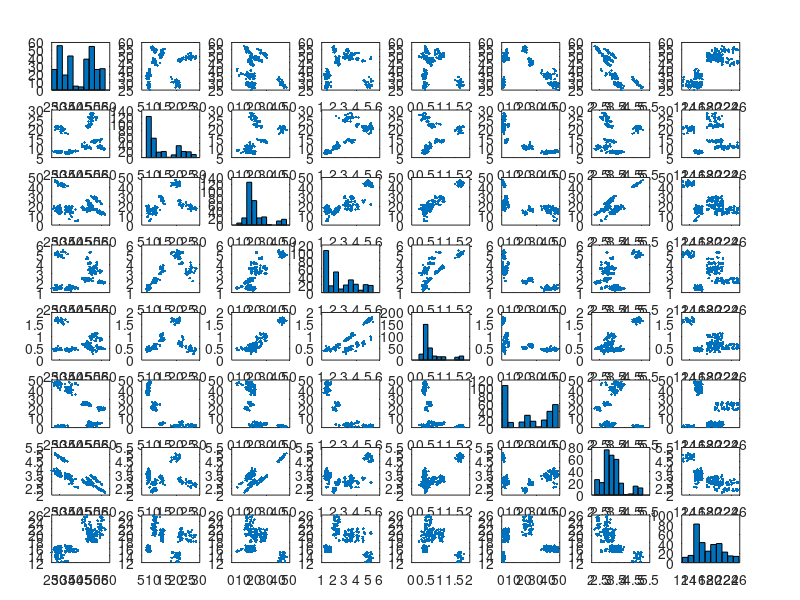

Write MATLAB code to recreate this figure. (Note: this script raises an error after producing the figure.)
close all;
clear;
clc;


raw = importdata("pizza.csv"); % assumes csv file is in same directory
data = raw.data;
titles = raw.textdata;
figure
[~,ax] = plotmatrix(data(:,3:end)); % ignore all parameters except subplot axes

% ax in this case is a K x K (K columns being plotted) matrix of axes for each subplot
font = 12; % font size

% Formatting subplots - you can also make your own array of titles like title = {'one', 'two', 'three'...}
for i = 1:length(ax)
    ax(i,1).YLabel.String = titles(i+2);
    ax(i,1).YLabel.FontSize = font;
    ax(end,i).XLabel.String = titles(i+2);
    ax(end,i).XLabel.FontSize = font;
end

figure
scatter(data(:,3),data(:,9));
title("Moisture vs Calories");
xlabel("Moisture per 100g (%)");
ylabel("Calories per 100 grams (100's of cal)")

figure
scatter(data(:,5),data(:,9));
title("Fat vs Calories");
xlabel("Fat per 100g (g)");
ylabel("Calories per 100 grams (100's of cal)")

figure
scatter(data(:,6),data(:,7));
title("Ash vs Sodium");
xlabel("Ash per 100g (g)");
ylabel("Sodium per 100 grams (g)")

size = size(data);
data_cs = zeros(size);
means = zeros(1,size(2)-2);
stds = zeros(1,size(2)-2);
data_cs(:, 1:2) = data (:, 1:2);
for i = 3:size(2)
    col_mean = mean(data (:, i));
    col_std = std(data (:, i));
    means(i-2) = col_mean;
    stds(i-2) = col_std;
    data_cs(:, i) = (data(:, i)-col_mean)/col_std;
end

figure
scatter(data(:,5),data(:,4));
title("Fat vs Protein");
xlabel("Fat per 100g (g)");
ylabel("Protein per 100 grams (g)")

figure
scatter(data_cs(:,5),data_cs(:,4));
title("Fat vs Protein (Centred and scaled)");
xlabel("Fat per 100g (g)");
ylabel("Protein per 100 grams (g)")


